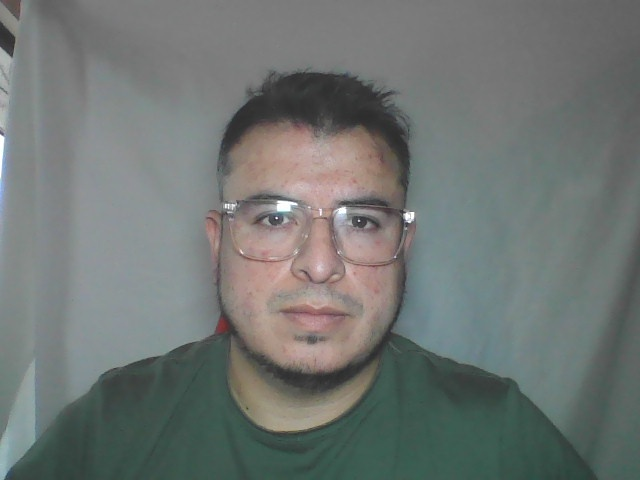
#> input picture foto_capturada.jpg, 640 x 480 px, found by its file name
$ python bordes2.py
#> lines starting #> are read from the running program, lines starting #| are printed output that depends on the picture; after the words box and inside, x2 and y2 are one past the last pixel; in counts of white or black regions, pixels touching at a corner belong together
import cv2
import numpy as np
import matplotlib.pyplot as plt

# 1. Cargar imagen
ruta = "C:/Users/Marce/Documents/SenalesImagenes/Tarea1/foto_capturada.jpg"
img_bgr = cv2.imread(ruta)
#> img_bgr is the input picture: shape (480, 640, 3); mean B, G, R 114.9, 117.4, 111.8
img_rgb = cv2.cvtColor(img_bgr, cv2.COLOR_BGR2RGB)

# 2. Convertir a escala de grises
img_gray = cv2.cvtColor(img_bgr, cv2.COLOR_BGR2GRAY)
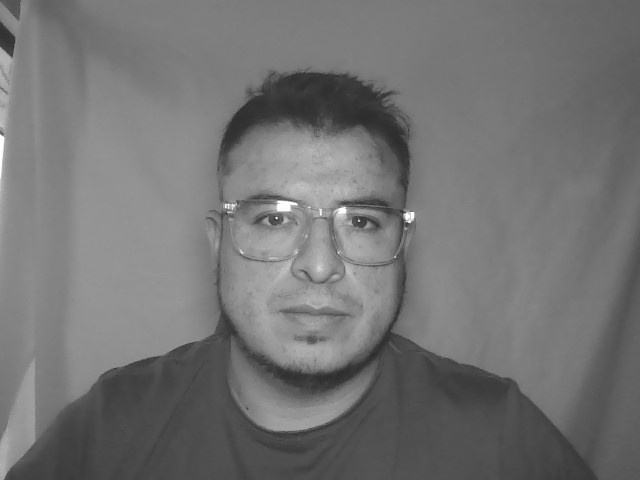
#> img_gray: shape (480, 640); min 43, max 255, mean 115.4

# 3. Suavizado para eliminar ruido y detalles internos
img_blur = cv2.GaussianBlur(img_gray, (1, 3), 0)

# 4. Detector de bordes Canny (el más limpio y preciso)
edges = cv2.Canny(img_blur, 80, 160)
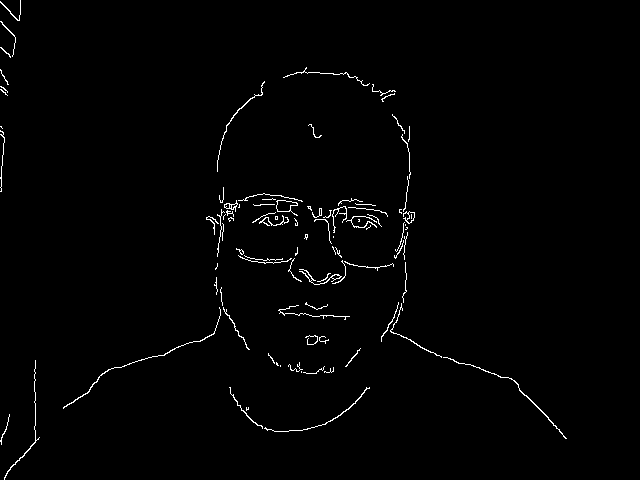
#> edges: shape (480, 640); 1.2% white in thin lines or dots, all inside (x1, y1, x2, y2) = (0, 0, 567, 480)

# 5. Morfología para cerrar huecos y unir líneas
kernel = np.ones((3, 3), np.uint8)
edges_clean = cv2.morphologyEx(edges, cv2.MORPH_CLOSE, kernel)
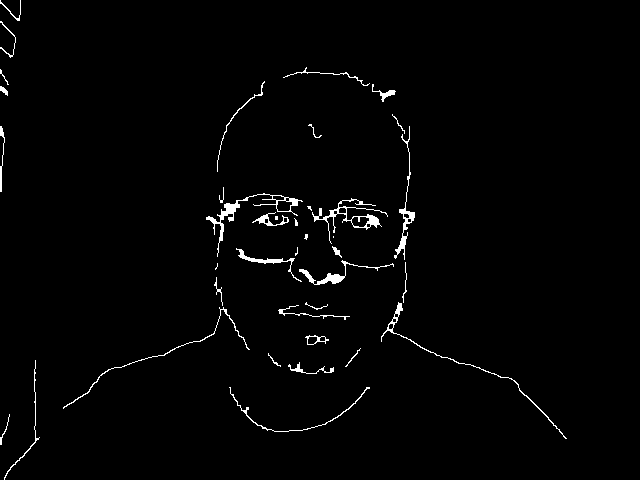
#> edges_clean: shape (480, 640); 1.6% white; 38 white regions (7 under 20 px), largest, box (x1, y1, x2, y2) and area: (206, 193, 303, 257) 594, (312, 198, 388, 244) 519, (381, 302, 567, 439) 409

# 6. Mostrar resultados
fig, axs = plt.subplots(1, 4, figsize=(20, 6))

axs[0].imshow(img_rgb)
axs[0].set_title("Original")
axs[0].axis("off")

axs[1].imshow(img_gray, cmap="gray")
axs[1].set_title("Escala de grises")
axs[1].axis("off")

axs[2].imshow(img_blur, cmap="gray")
axs[2].set_title("Suavizado (GaussianBlur)")
axs[2].axis("off")

axs[3].imshow(edges, cmap="gray")
axs[3].set_title("Bordes limpios (Canny + Morph)")
axs[3].axis("off")

plt.tight_layout()
plt.show()
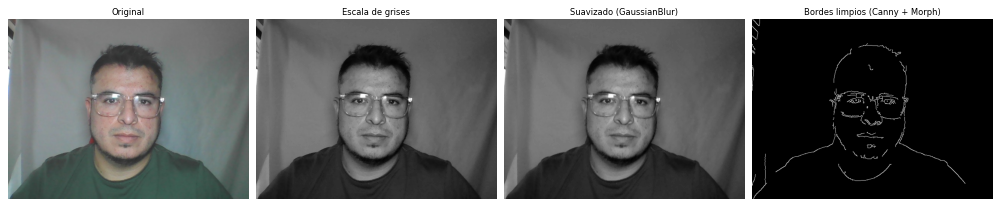
#> figure drawn by matplotlib, 4 panels

$ run again, with gato.jpg copied over foto_capturada.jpg
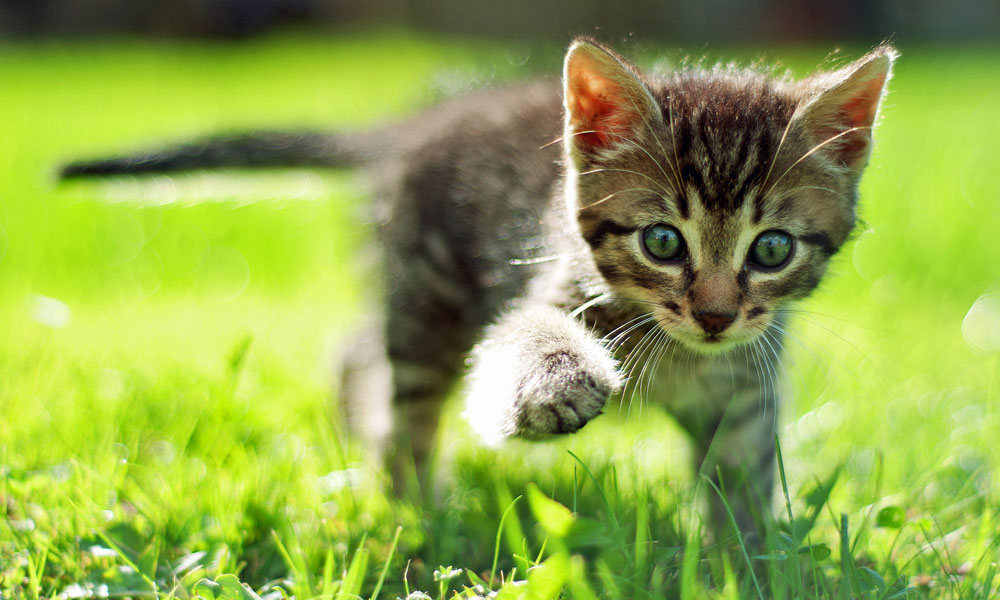
#> input picture gato.jpg, 1000 x 600 px, found by its file name
#> img_bgr is the input picture: shape (600, 1000, 3); mean B, G, R 75, 166.8, 144.4
#> `edges = cv2.Canny(img_blur, 80, 160)`:
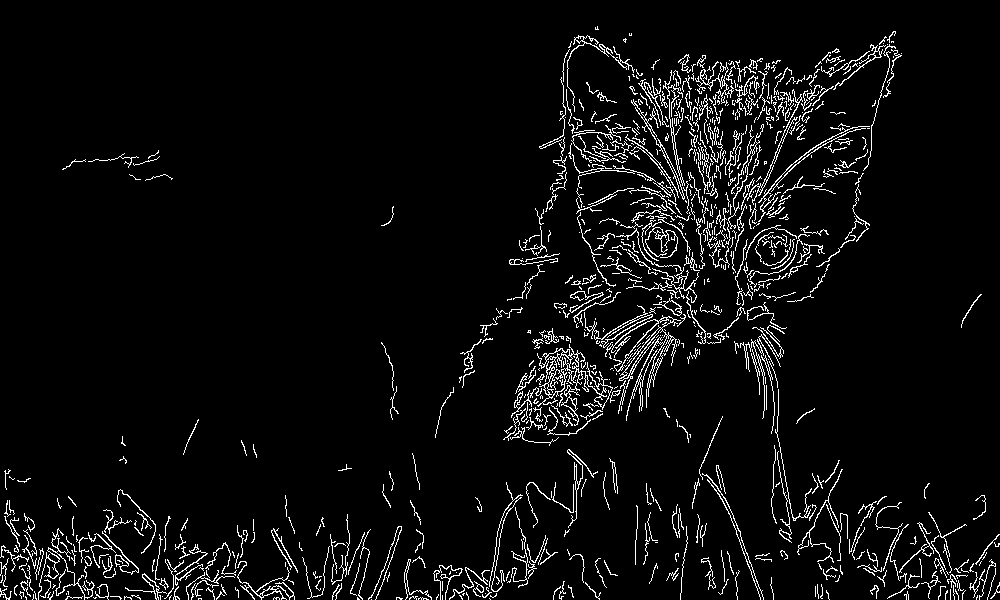
#> edges: shape (600, 1000); 5.1% white in thin lines or dots
#> edges_clean: shape (600, 1000); 8.3% white; 107 white regions (30 under 20 px), largest, box (x1, y1, x2, y2) and area: (503, 31, 902, 543) 31702, (0, 500, 141, 600) 3025, (125, 516, 298, 600) 2449
#> `plt.show()`:
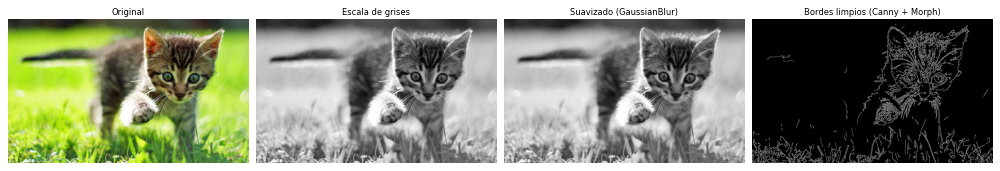
#> figure drawn by matplotlib, 4 panels
